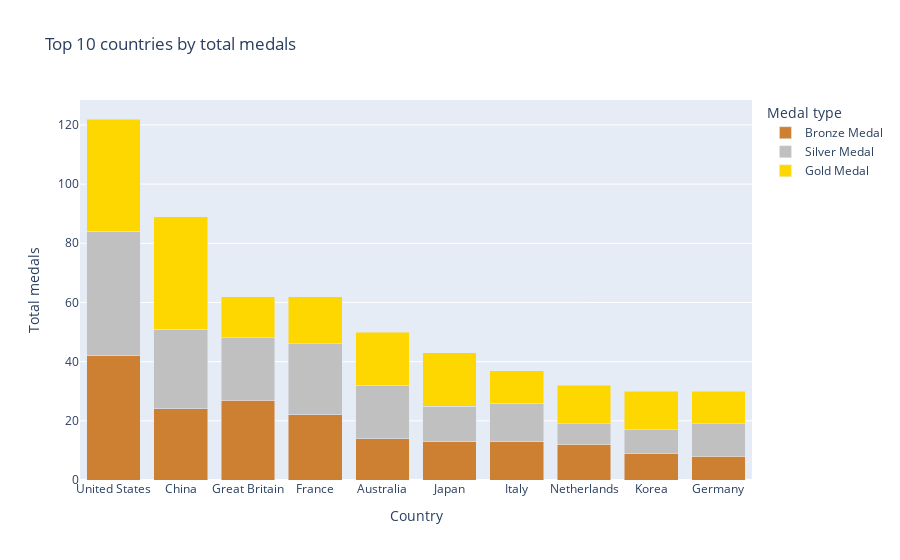

This figure's notebook cell:
### Markdown cell above
Let's start the journey by exploring the countries that achieved the most medals in the games.

### Code cell
import pandas as pd 
import plotly.express as px

medalists = pd.read_csv('archive/medallists.csv')
country_mapping = medalists[['country_code', 'country']].drop_duplicates().set_index('country_code')

medals_total = pd.read_csv('archive/medals_total.csv')
top_10 = medals_total.sort_values('Total', ascending=False).head(10)
top_10['country'] = top_10['country_code'].map(country_mapping['country'])

fig = px.bar(top_10, x='country', 
              y=['Bronze Medal', 'Silver Medal', 'Gold Medal'], 
              title='Top 10 countries by total medals', 
              barmode='stack',
              color_discrete_map={ 
                                  'Gold Medal': '#FFD700',
                                  'Silver Medal': '#C0C0C0',
                                  'Bronze Medal': '#CD7F32' 
                                  })

fig.layout.xaxis.title.text = 'Country'
fig.layout.yaxis.title.text = 'Total medals'
fig.layout.legend.title.text = 'Medal type'
fig.show()

### Figure 1 — Plotly figure (JSON) as saved in the notebook; plotly's stock layout.template omitted (floating-point values rounded to 4 significant figures)
{"data": [{"alignmentgroup": "True", "hovertemplate": "variable=Bronze Medal<br>country=%{x}<br>value=%{y}<extra></extra>", "legendgroup": "Bronze Medal", "marker": {"color": "#CD7F32", "pattern": {"shape": ""}}, "name": "Bronze Medal", "offsetgroup": "Bronze Medal", "orientation": "v", "showlegend": true, "textposition": "auto", "type": "bar", "x": ["United States", "China", "Great Britain", "France", "Australia", "Japan", "Italy", "Netherlands", "Korea", "Germany"], "xaxis": "x", "y": [42, 24, 27, 22, 14, 13, 13, 12, 9, 8], "yaxis": "y"}, {"alignmentgroup": "True", "hovertemplate": "variable=Silver Medal<br>country=%{x}<br>value=%{y}<extra></extra>", "legendgroup": "Silver Medal", "marker": {"color": "#C0C0C0", "pattern": {"shape": ""}}, "name": "Silver Medal", "offsetgroup": "Silver Medal", "orientation": "v", "showlegend": true, "textposition": "auto", "type": "bar", "x": ["United States", "China", "Great Britain", "France", "Australia", "Japan", "Italy", "Netherlands", "Korea", "Germany"], "xaxis": "x", "y": [42, 27, 21, 24, 18, 12, 13, 7, 8, 11], "yaxis": "y"}, {"alignmentgroup": "True", "hovertemplate": "variable=Gold Medal<br>country=%{x}<br>value=%{y}<extra></extra>", "legendgroup": "Gold Medal", "marker": {"color": "#FFD700", "pattern": {"shape": ""}}, "name": "Gold Medal", "offsetgroup": "Gold Medal", "orientation": "v", "showlegend": true, "textposition": "auto", "type": "bar", "x": ["United States", "China", "Great Britain", "France", "Australia", "Japan", "Italy", "Netherlands", "Korea", "Germany"], "xaxis": "x", "y": [38, 38, 14, 16, 18, 18, 11, 13, 13, 11], "yaxis": "y"}], "layout": {"barmode": "stack", "legend": {"title": {"text": "Medal type"}, "tracegroupgap": 0}, "title": {"text": "Top 10 countries by total medals"}, "xaxis": {"anchor": "y", "domain": [0, 1], "title": {"text": "Country"}}, "yaxis": {"anchor": "x", "domain": [0, 1], "title": {"text": "Total medals"}}}}
